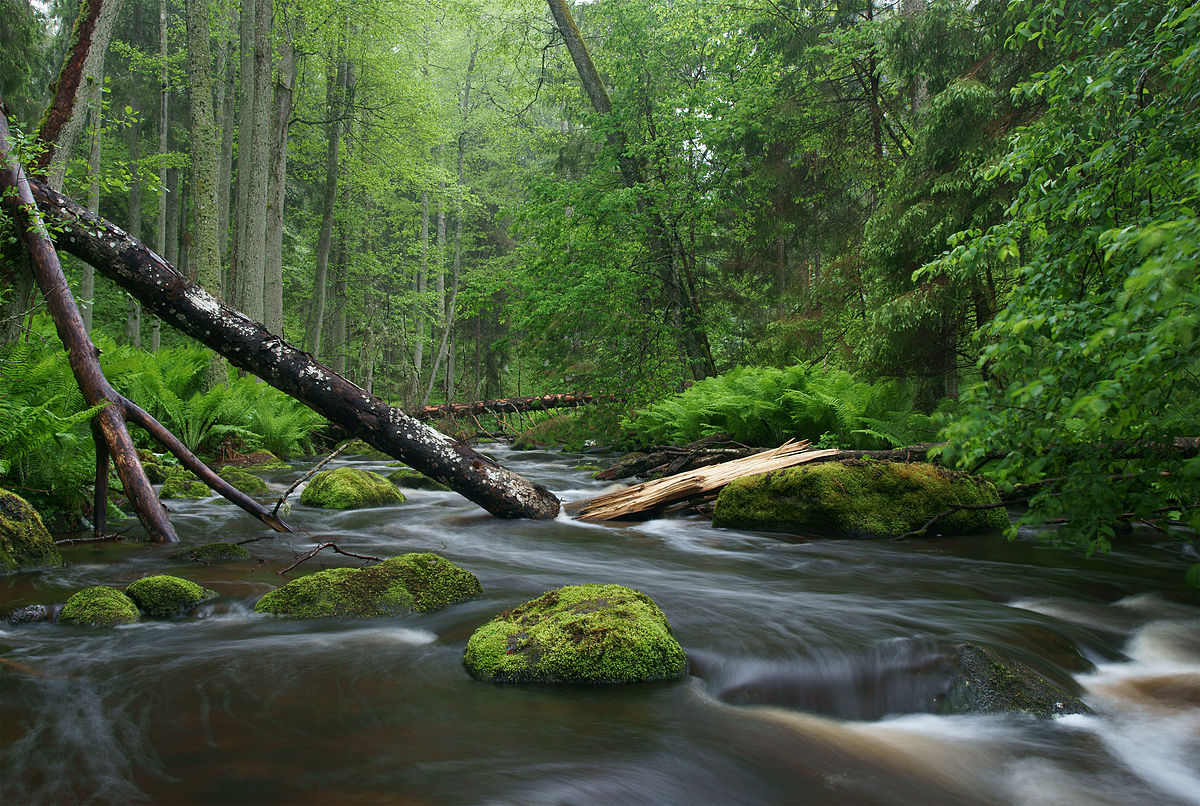
#> input picture img/image4.jpg, 1200 x 806 px, found by its file name
$ python ' imageMeasurement .py'
#> lines starting #> are read from the running program, lines starting #| are printed output that depends on the picture; after the words box and inside, x2 and y2 are one past the last pixel; in counts of white or black regions, pixels touching at a corner belong together
import cv2
import numpy as np
import matplotlib.pyplot as plt

# Загрузка изображения
image = cv2.imread('./img/image4.jpg')
#> image is the input picture: shape (806, 1200, 3); mean B, G, R 56.9, 87.5, 70
# Преобразование в оттенки серого
gray = cv2.cvtColor(image, cv2.COLOR_BGR2GRAY)
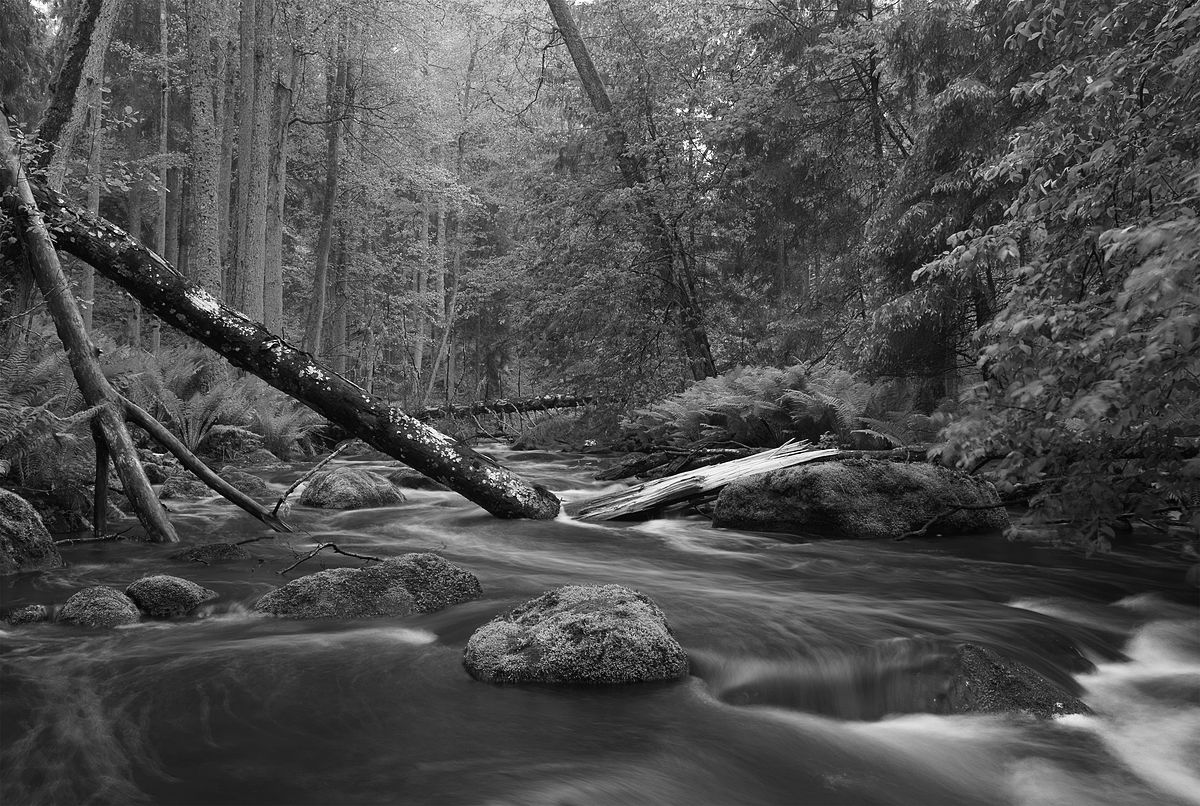
#> gray: shape (806, 1200); min 0, max 255, mean 78.8

# Применение размытия для уменьшения шума
blurred = cv2.GaussianBlur(gray, (5, 5), 0)

# Пороговая фильтрация для выделения объектов
_, thresh = cv2.threshold(blurred, 127, 255, cv2.THRESH_BINARY)
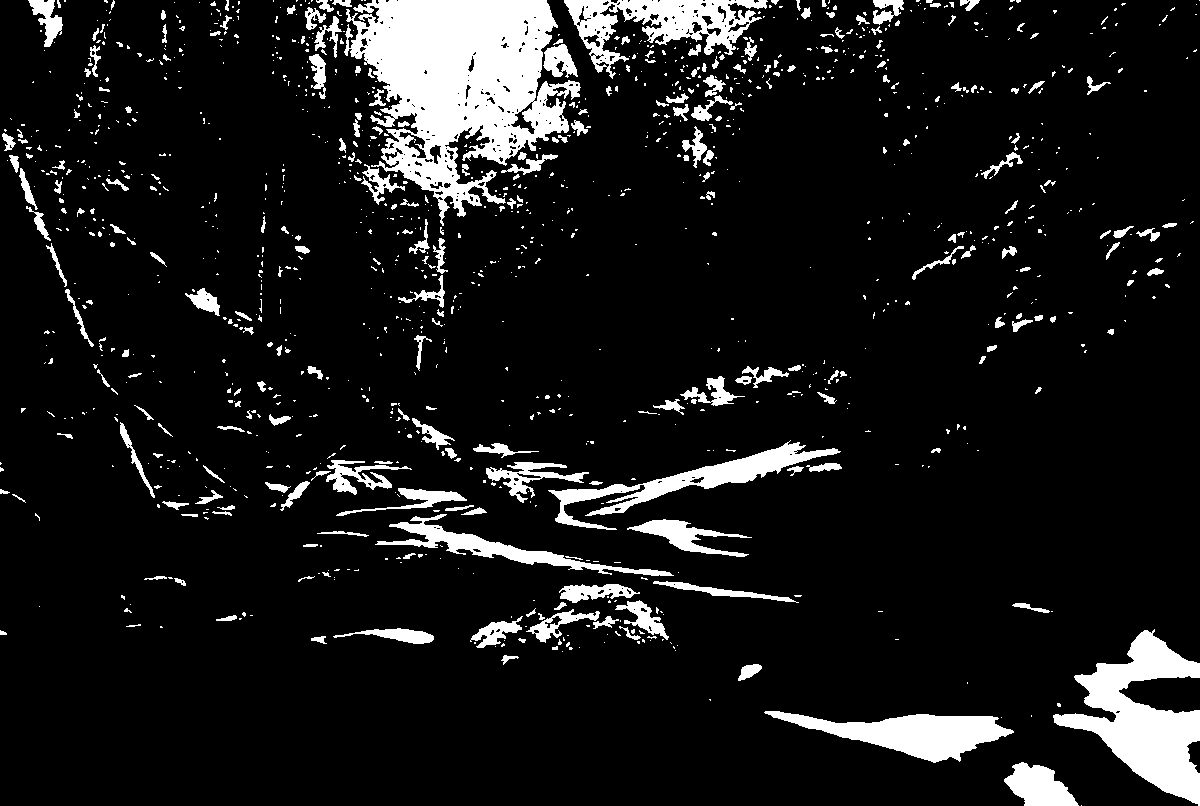
#> thresh: shape (806, 1200); 10.1% white; 1205 white regions (939 under 20 px)

# Нахождение контуров
contours, _ = cv2.findContours(thresh, cv2.RETR_EXTERNAL, cv2.CHAIN_APPROX_SIMPLE)
#> contours = 1205 contours, 1029 with area under 20; largest, box (x1, y1, x2, y2) and area: (344, 0, 581, 226) 28961, (1053, 629, 1200, 806) 11028, (564, 0, 768, 79) 6492, (764, 711, 1014, 763) 5640, (548, 440, 841, 530) 4656

# Копия изображения для отображения результатов
output_image = image.copy()

# Инициализация списка для хранения измерений
measurements = []

# Обработка каждого контура
for contour in contours:
    # Если контур имеет ненулевую площадь
    if cv2.contourArea(contour) > 100:
        # Площадь объекта
        area = cv2.contourArea(contour)
        # Периметр объекта
        perimeter = cv2.arcLength(contour, True)

        # Добавление измерений в список
        measurements.append({'area': area, 'perimeter': perimeter})

        # Рисуем контур на изображении
        cv2.drawContours(output_image, [contour], -1, (0, 255, 0), 2)

        # Добавляем текст на изображение с измерениями
        x, y, w, h = cv2.boundingRect(contour)
        cv2.putText(output_image, f"Area: {area:.2f}, Perimeter: {perimeter:.2f}",
                    (x, y - 10), cv2.FONT_HERSHEY_SIMPLEX, 0.5, (0, 255, 0), 2)
#> this loop made 1205 passes
#> (area, perimeter, x, y, w, h) on passes 2, 5, 9, 40, 42, 50, 51, 61, 69, 76, 77, 109: (1944, 216.5, 1004, 762, 75, 44), (5640.5, 573.9, 764, 711, 250, 52), (206.5, 65.7, 738, 664, 24, 17), (11028.5, 852.4, 1053, 629, 147, 177), (632.5, 219.2, 333, 628, 101, 16), (101, 81.94, 593, 616, 26, 13), (606, 210.2, 470, 616, 53, 32), (706, 238, 526, 609, 74, 34), (671, 221.5, 615, 600, 54, 40), (809.5, 226.1, 559, 584, 81, 19), (586.5, 308.8, 653, 581, 146, 22), (1396.5, 427.4, 627, 519, 125, 38)
#> area on pass 1042: 104
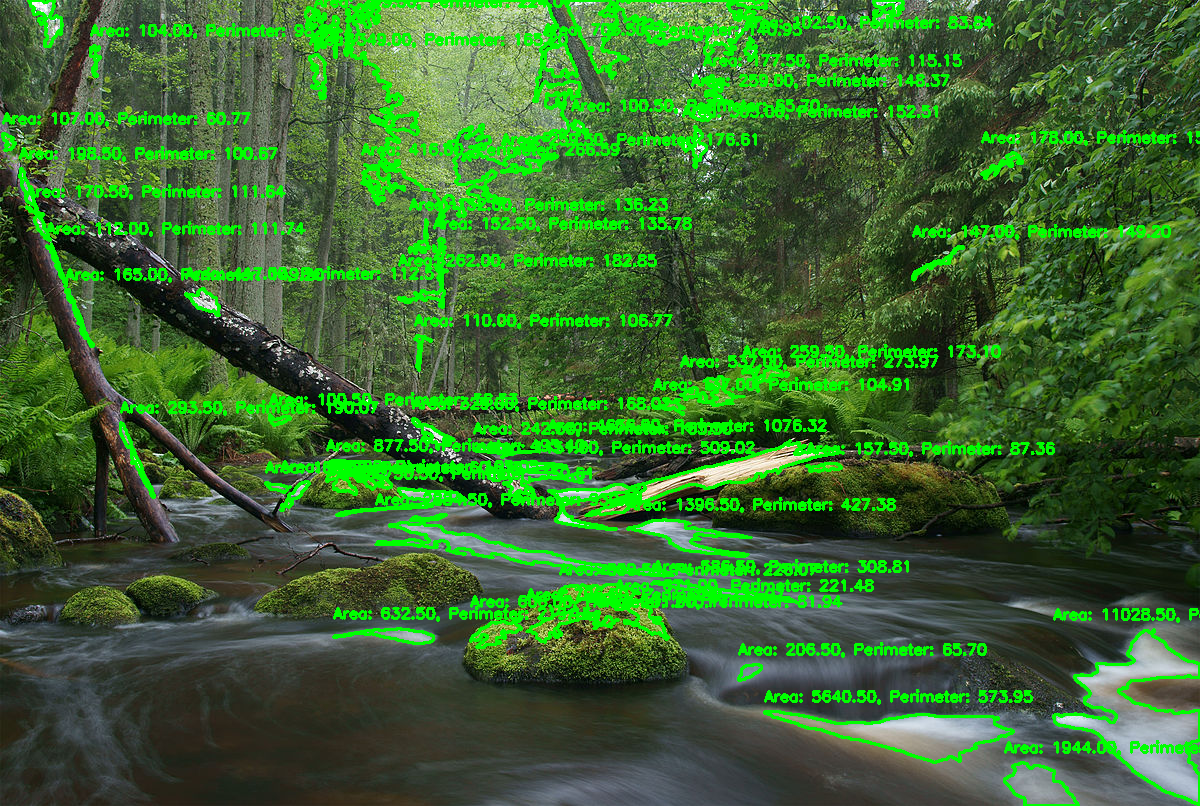
#> output_image: shape (806, 1200, 3); 11.76% of pixels changed, all inside (x1, y1, x2, y2) = (1, 0, 1200, 806)
#> after the loop, measurements = 55 items

# Отображаем результаты
plt.figure(figsize=(10, 10))
plt.imshow(cv2.cvtColor(output_image, cv2.COLOR_BGR2RGB))
plt.axis('off')
plt.show()

# Вывод измерений в консоль
for i, measurement in enumerate(measurements):
    print(f"Object {i+1}: Area = {measurement['area']:.2f}, Perimeter = {measurement['perimeter']:.2f}")
#> this loop made 55 passes
#> measurement on passes 1 to 12: {'area': 1944, 'perimeter': 216.5}, {'area': 5640.5, 'perimeter': 573.9}, {'area': 206.5, 'perimeter': 65.7}, {'area': 11028.5, 'perimeter': 852.4}, {'area': 632.5, 'perimeter': 219.2}, {'area': 101, 'perimeter': 81.94}, {'area': 606, 'perimeter': 210.2}, {'area': 706, 'perimeter': 238}, {'area': 671, 'perimeter': 221.5}, {'area': 809.5, 'perimeter': 226.1}, {'area': 586.5, 'perimeter': 308.8}, {'area': 1396.5, 'perimeter': 427.4}
#| Object 1: Area = 1944.00, Perimeter = 216.51
#| Object 2: Area = 5640.50, Perimeter = 573.95
#| Object 3: Area = 206.50, Perimeter = 65.70
#| Object 4: Area = 11028.50, Perimeter = 852.42
#| Object 5: Area = 632.50, Perimeter = 219.15
#| Object 6: Area = 101.00, Perimeter = 81.94
#| Object 7: Area = 606.00, Perimeter = 210.17
#| Object 8: Area = 706.00, Perimeter = 237.97
#> (further printed lines are left out)

$ run again, with img/image1.jpg copied over img/image4.jpg
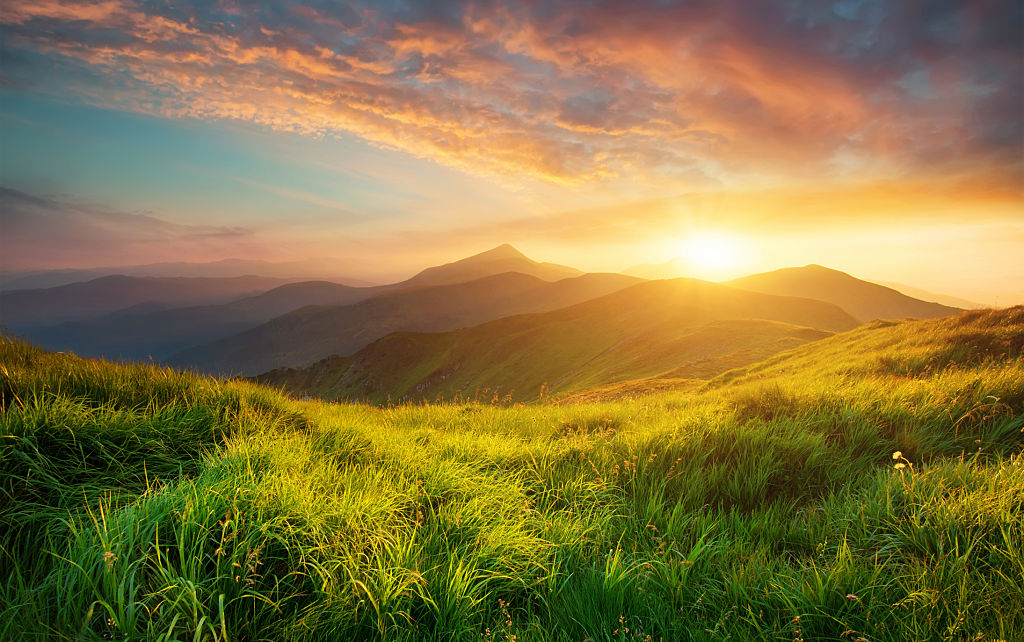
#> input picture img/image1.jpg, 1024 x 642 px, found by its file name
#> image is the input picture: shape (642, 1024, 3); mean B, G, R 66, 117.5, 134.4
#> `_, thresh = cv2.threshold(blurred, 127, 255, cv2.THRESH_BINARY)`:
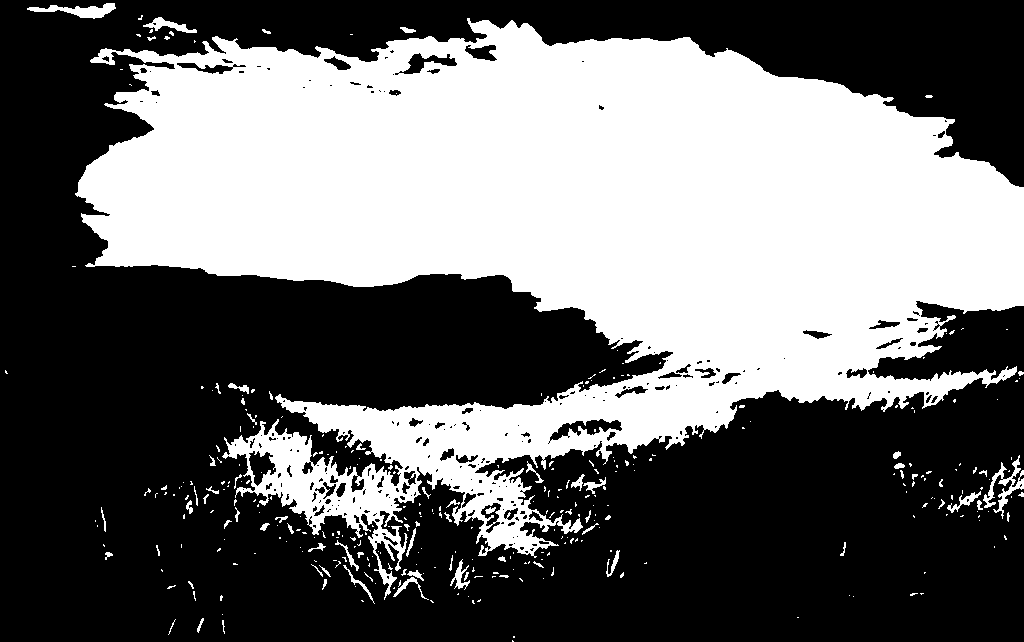
#> thresh: shape (642, 1024); 41.9% white; 334 white regions (264 under 20 px)
#> contours = 330 contours, 303 with area under 20; largest, box (x1, y1, x2, y2) and area: (75, 18, 1024, 600) 272218, (27, 3, 116, 19) 534, (983, 455, 1024, 519) 502, (143, 17, 197, 33) 269, (947, 491, 981, 513) 150
#> the loop `for contour in contours:` made 330 passes
#> (area, perimeter, x, y, w, h) on passes 62, 189, 256, 327, 328, 330: (146.5, 145.4, 450, 559, 20, 31), (150.5, 128.1, 947, 491, 34, 22), (502, 462.4, 983, 455, 41, 64), (272218.5, 8378.2, 75, 18, 949, 582), (269, 130.9, 143, 17, 54, 16), (534, 205.1, 27, 3, 89, 16)
#> after the loop `for contour in contours:`:
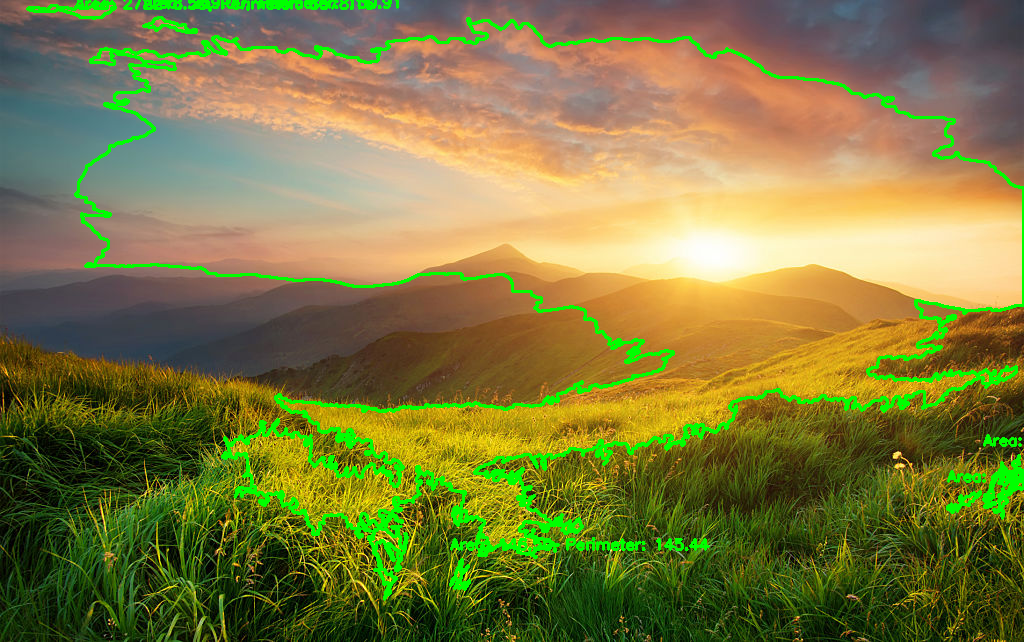
#> output_image: shape (642, 1024, 3); 4.86% of pixels changed, all inside (x1, y1, x2, y2) = (26, 0, 1024, 601)
#> after the loop `for contour in contours:`: measurements = 6 items
#> the loop `for i, measurement in enumerate(measurements):` made 6 passes
#> measurement on passes 1 to 6: {'area': 146.5, 'perimeter': 145.4}, {'area': 150.5, 'perimeter': 128.1}, {'area': 502, 'perimeter': 462.4}, {'area': 272218.5, 'perimeter': 8378.2}, {'area': 269, 'perimeter': 130.9}, {'area': 534, 'perimeter': 205.1}
#> (printed output is left out)

$ run again, with img/image2.jpg copied over img/image4.jpg
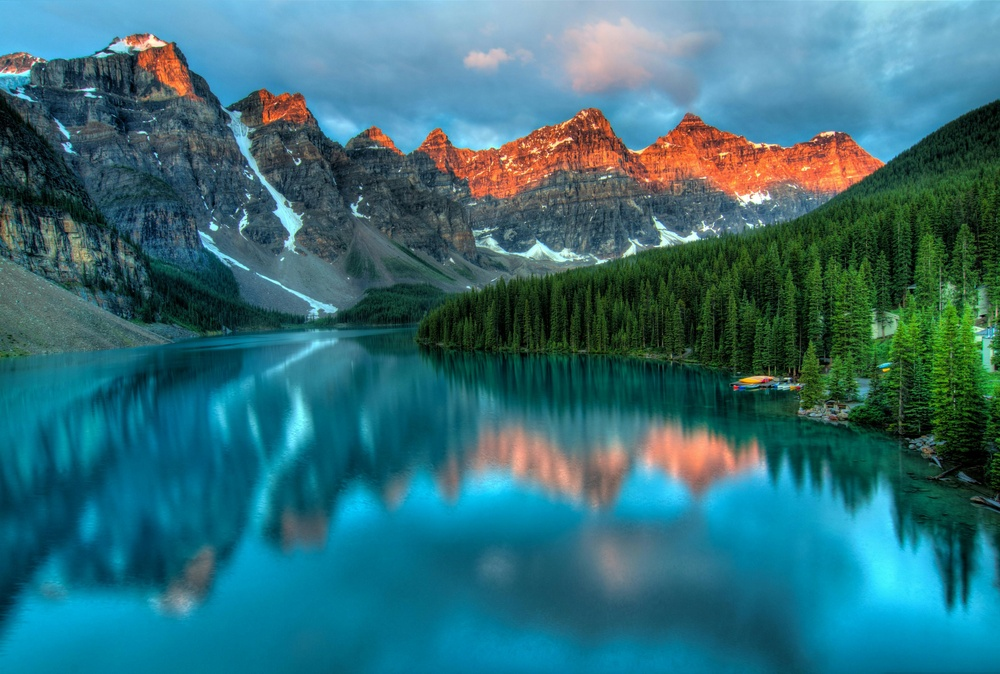
#> input picture img/image2.jpg, 1000 x 674 px, shrunk from 4226 x 2847 before the run, found by its file name
#> image is the input picture: shape (674, 1000, 3); mean B, G, R 121, 111.2, 51.4
#> `_, thresh = cv2.threshold(blurred, 127, 255, cv2.THRESH_BINARY)`:
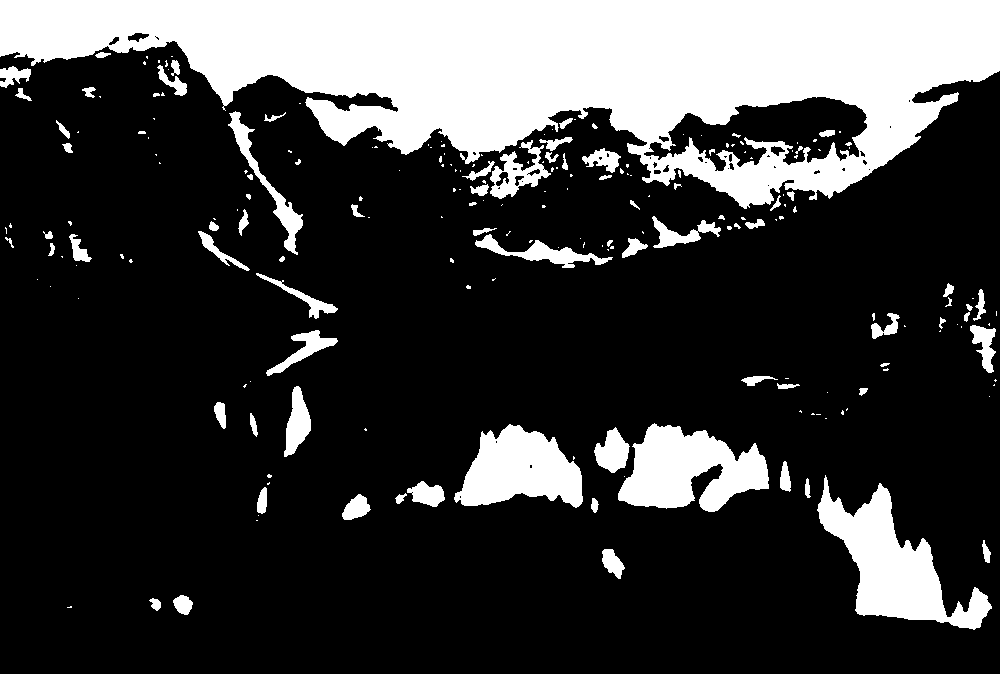
#> thresh: shape (674, 1000); 23.4% white; 216 white regions (132 under 20 px)
#> contours = 197 contours, 132 with area under 20; largest, box (x1, y1, x2, y2) and area: (0, 0, 1000, 209) 120855, (817, 475, 992, 630) 9868, (618, 423, 769, 512) 8058, (454, 424, 583, 508) 6803, (228, 111, 303, 255) 1491
#> the loop `for contour in contours:` made 197 passes
#> (area, perimeter, x, y, w, h) on passes 3, 4, 9, 11, 13, 16, 18, 21: (249.5, 62.53, 173, 595, 20, 20), (368.5, 87.84, 602, 549, 23, 30), (433.5, 87.84, 342, 494, 29, 26), (178.5, 62.38, 257, 487, 10, 27), (566, 110.9, 407, 481, 38, 26), (9868.5, 751.9, 817, 475, 175, 155), (205, 72.63, 780, 461, 11, 31), (948.5, 140.5, 594, 427, 36, 46)
#> after the loop `for contour in contours:`:
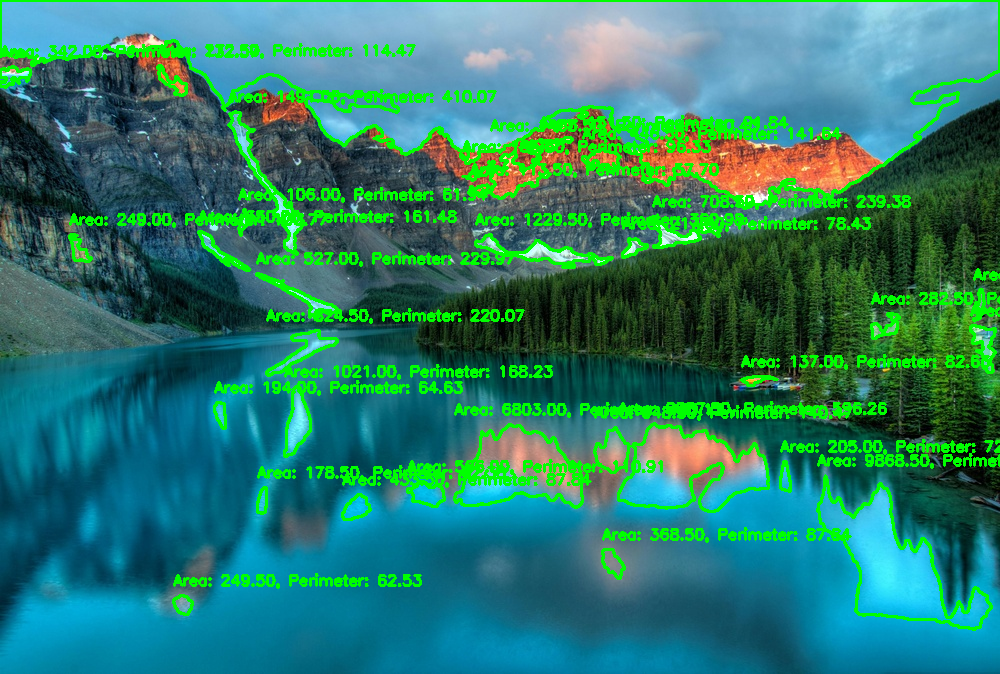
#> output_image: shape (674, 1000, 3); 10.32% of pixels changed, all inside (x1, y1, x2, y2) = (0, 0, 1000, 631)
#> after the loop `for contour in contours:`: measurements = 33 items
#> the loop `for i, measurement in enumerate(measurements):` made 33 passes
#> measurement on passes 1 to 8: {'area': 249.5, 'perimeter': 62.53}, {'area': 368.5, 'perimeter': 87.84}, {'area': 433.5, 'perimeter': 87.84}, {'area': 178.5, 'perimeter': 62.38}, {'area': 566, 'perimeter': 110.9}, {'area': 9868.5, 'perimeter': 751.9}, {'area': 205, 'perimeter': 72.63}, {'area': 948.5, 'perimeter': 140.5}
#> (printed output is left out)
